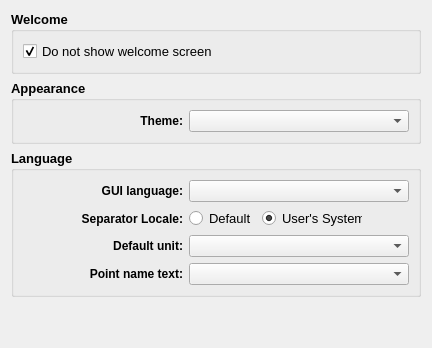
     <widget class="QWidget" name="language_Tab">
      <attribute name="title">
       <string>Startup</string>
      </attribute>
      <layout class="QVBoxLayout" name="verticalLayout_10">
       <item>
        <widget class="QGroupBox" name="startup_GroupBox">
         <property name="minimumSize">
          <size>
           <width>0</width>
           <height>0</height>
          </size>
         </property>
         <property name="font">
          <font>
           <pointsize>10</pointsize>
           <bold>true</bold>
          </font>
         </property>
         <property name="title">
          <string>Welcome</string>
         </property>
         <layout class="QVBoxLayout" name="verticalLayout_15">
          <item>
           <widget class="QCheckBox" name="showWelcome_CheckBox">
            <property name="font">
             <font>
              <pointsize>10</pointsize>
              <bold>false</bold>
             </font>
            </property>
            <property name="text">
             <string>Do not show welcome screen</string>
            </property>
            <property name="checked">
             <bool>true</bool>
            </property>
           </widget>
          </item>
         </layout>
        </widget>
       </item>
       <item>
        <widget class="QGroupBox" name="apperance_GroupBox">
         <property name="minimumSize">
          <size>
           <width>0</width>
           <height>0</height>
          </size>
         </property>
         <property name="font">
          <font>
           <pointsize>10</pointsize>
           <bold>true</bold>
          </font>
         </property>
         <property name="title">
          <string>Appearance</string>
         </property>
         <layout class="QFormLayout" name="formLayout">
          <item row="0" column="0">
           <widget class="QLabel" name="theme_Label">
            <property name="minimumSize">
             <size>
              <width>160</width>
              <height>0</height>
             </size>
            </property>
            <property name="font">
             <font>
              <pointsize>9</pointsize>
              <bold>true</bold>
             </font>
            </property>
            <property name="text">
             <string>Theme:</string>
            </property>
            <property name="alignment">
             <set>Qt::AlignRight|Qt::AlignTrailing|Qt::AlignVCenter</set>
            </property>
           </widget>
          </item>
          <item row="0" column="1">
           <widget class="QComboBox" name="theme_ComboBox">
            <property name="font">
             <font>
              <pointsize>9</pointsize>
              <bold>false</bold>
             </font>
            </property>
           </widget>
          </item>
                   </layout>
        </widget>
       </item>
       <item>
        <widget class="QGroupBox" name="language_GroupBox">
         <property name="sizePolicy">
          <sizepolicy hsizetype="Expanding" vsizetype="Preferred">
           <horstretch>0</horstretch>
           <verstretch>0</verstretch>
          </sizepolicy>
         </property>
         <property name="minimumSize">
          <size>
           <width>0</width>
           <height>0</height>
          </size>
         </property>
         <property name="maximumSize">
          <size>
           <width>16777215</width>
           <height>16777215</height>
          </size>
         </property>
         <property name="font">
          <font>
           <pointsize>10</pointsize>
           <bold>true</bold>
          </font>
         </property>
         <property name="title">
          <string>Language</string>
         </property>
         <layout class="QVBoxLayout" name="verticalLayout_4">
          <item>
           <layout class="QFormLayout" name="language_FormLayout">
            <item row="0" column="0">
             <widget class="QLabel" name="guiLang_Label">
              <property name="minimumSize">
               <size>
                <width>160</width>
                <height>0</height>
               </size>
              </property>
              <property name="font">
               <font>
                <pointsize>9</pointsize>
                <bold>true</bold>
               </font>
              </property>
              <property name="text">
               <string>GUI language:</string>
              </property>
              <property name="alignment">
               <set>Qt::AlignRight|Qt::AlignTrailing|Qt::AlignVCenter</set>
              </property>
             </widget>
            </item>
            <item row="0" column="1">
             <widget class="QComboBox" name="langCombo">
              <property name="sizePolicy">
               <sizepolicy hsizetype="Expanding" vsizetype="Fixed">
                <horstretch>0</horstretch>
                <verstretch>0</verstretch>
               </sizepolicy>
              </property>
              <property name="minimumSize">
               <size>
                <width>220</width>
                <height>0</height>
               </size>
              </property>
              <property name="font">
               <font>
                <pointsize>9</pointsize>
                <bold>true</bold>
               </font>
              </property>
             </widget>
            </item>
            <item row="1" column="0">
             <widget class="QLabel" name="locale_Label">
              <property name="minimumSize">
               <size>
                <width>160</width>
                <height>0</height>
               </size>
              </property>
              <property name="font">
               <font>
                <pointsize>9</pointsize>
                <bold>true</bold>
               </font>
              </property>
              <property name="text">
               <string>Separator Locale:</string>
              </property>
              <property name="alignment">
               <set>Qt::AlignRight|Qt::AlignTrailing|Qt::AlignVCenter</set>
              </property>
             </widget>
            </item>
            <item row="1" column="1">
             <layout class="QHBoxLayout" name="locales_HorizontalLayout">
              <item>
               <widget class="QRadioButton" name="cLocale_RadioButton">
                <property name="maximumSize">
                 <size>
                  <width>100</width>
                  <height>16777215</height>
                 </size>
                </property>
                <property name="font">
                 <font>
                  <pointsize>10</pointsize>
                  <bold>false</bold>
                 </font>
                </property>
                <property name="text">
                 <string>Default</string>
                </property>
                <attribute name="buttonGroup">
                 <string notr="true">locale_ButtonGroup</string>
                </attribute>
               </widget>
              </item>
              <item>
               <widget class="QRadioButton" name="userLocale_RadioButton">
                <property name="maximumSize">
                 <size>
                  <width>100</width>
                  <height>16777215</height>
                 </size>
                </property>
                <property name="font">
                 <font>
                  <pointsize>10</pointsize>
                  <bold>false</bold>
                 </font>
                </property>
                <property name="text">
                 <string>User's System</string>
                </property>
                <property name="checked">
                 <bool>true</bool>
                </property>
                <attribute name="buttonGroup">
                 <string notr="true">locale_ButtonGroup</string>
                </attribute>
               </widget>
              </item>
              <item>
               <spacer name="horizontalSpacer_13">
                <property name="orientation">
                 <enum>Qt::Horizontal</enum>
                </property>
                <property name="sizeHint" stdset="0">
                 <size>
                  <width>40</width>
                  <height>20</height>
                 </size>
                </property>
               </spacer>
              </item>
             </layout>
            </item>
            <item row="2" column="0">
             <widget class="QLabel" name="units_Label">
              <property name="minimumSize">
               <size>
                <width>160</width>
                <height>0</height>
               </size>
              </property>
              <property name="font">
               <font>
                <pointsize>9</pointsize>
                <bold>true</bold>
               </font>
              </property>
              <property name="text">
               <string>Default unit:</string>
              </property>
              <property name="alignment">
               <set>Qt::AlignRight|Qt::AlignTrailing|Qt::AlignVCenter</set>
              </property>
             </widget>
            </item>
            <item row="2" column="1">
             <widget class="QComboBox" name="unitCombo">
              <property name="sizePolicy">
               <sizepolicy hsizetype="Expanding" vsizetype="Fixed">
                <horstretch>0</horstretch>
                <verstretch>0</verstretch>
               </sizepolicy>
              </property>
              <property name="minimumSize">
               <size>
                <width>220</width>
                <height>0</height>
               </size>
              </property>
              <property name="font">
               <font>
                <pointsize>9</pointsize>
                <bold>true</bold>
               </font>
              </property>
             </widget>
            </item>
            <item row="3" column="0">
             <widget class="QLabel" name="pointName_Label">
              <property name="minimumSize">
               <size>
                <width>160</width>
                <height>0</height>
               </size>
              </property>
              <property name="font">
               <font>
                <pointsize>9</pointsize>
                <bold>true</bold>
               </font>
              </property>
              <property name="text">
               <string>Point name text:</string>
              </property>
              <property name="alignment">
               <set>Qt::AlignRight|Qt::AlignTrailing|Qt::AlignVCenter</set>
              </property>
             </widget>
            </item>
            <item row="3" column="1">
             <widget class="QComboBox" name="labelCombo">
              <property name="sizePolicy">
               <sizepolicy hsizetype="Expanding" vsizetype="Fixed">
                <horstretch>0</horstretch>
                <verstretch>0</verstretch>
               </sizepolicy>
              </property>
              <property name="minimumSize">
               <size>
                <width>220</width>
                <height>0</height>
               </size>
              </property>
              <property name="font">
               <font>
                <pointsize>9</pointsize>
                <bold>true</bold>
               </font>
              </property>
             </widget>
            </item>
           </layout>
          </item>
         </layout>
        </widget>
       </item>
       <item>
        <spacer name="verticalSpacer_2">
         <property name="orientation">
          <enum>Qt::Vertical</enum>
         </property>
         <property name="sizeHint" stdset="0">
          <size>
           <width>20</width>
           <height>40</height>
          </size>
         </property>
        </spacer>
       </item>
      </layout>
     </widget>
